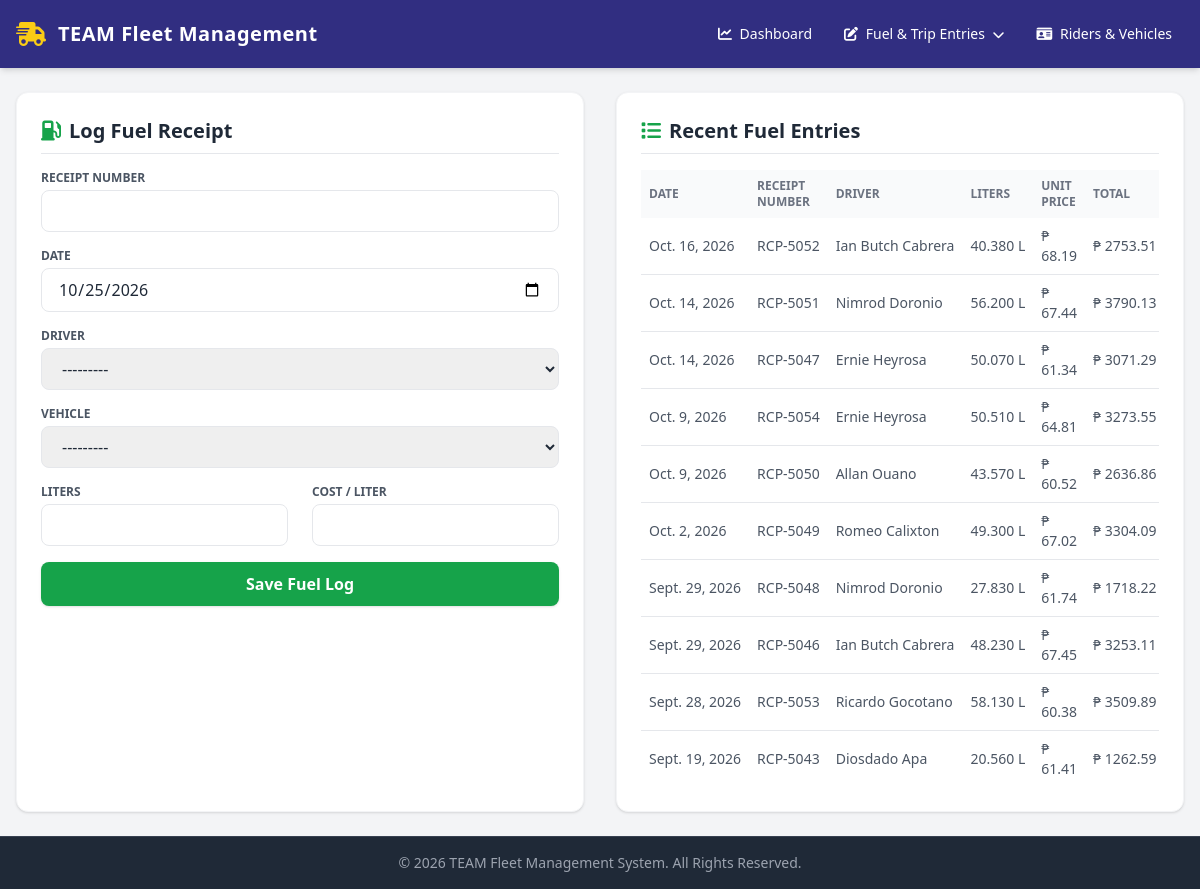
/legacy/entries/fuel/, run on an earlier commit of the app's database.
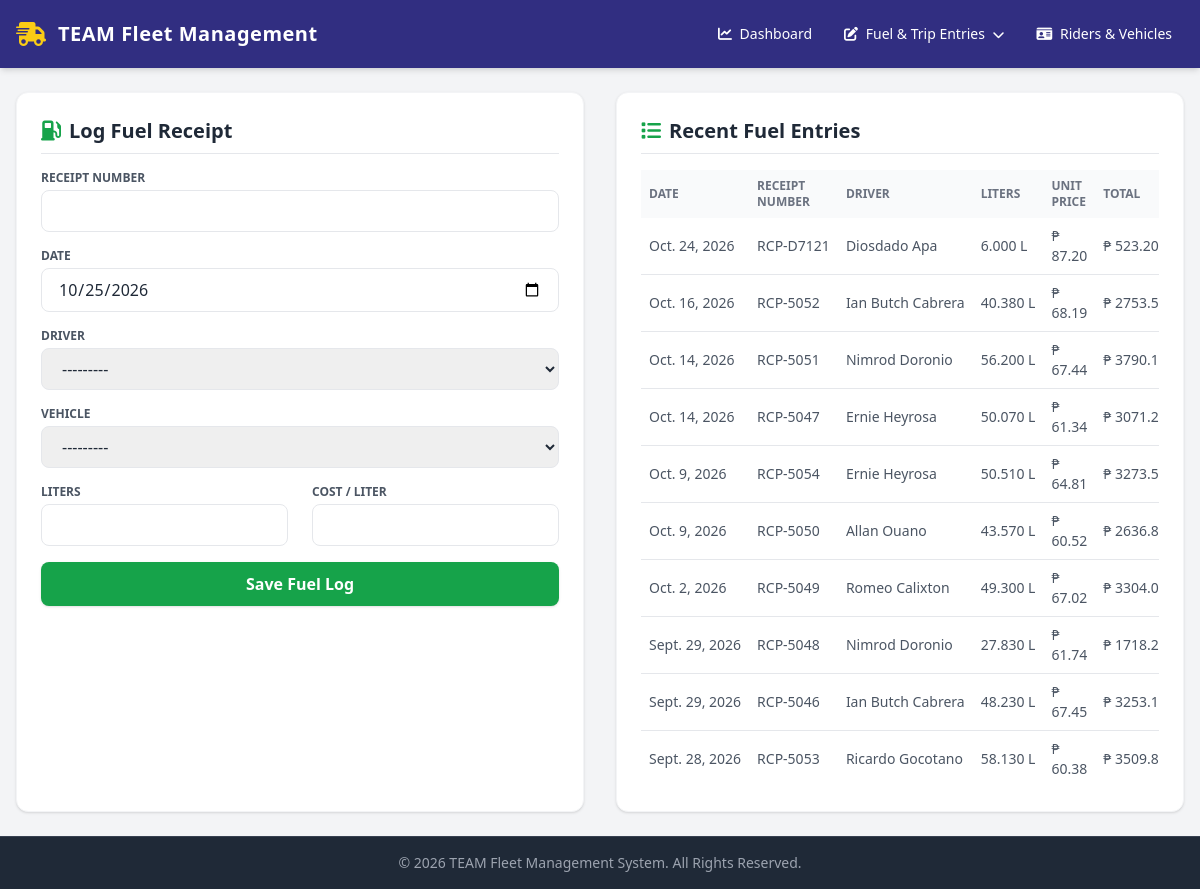
And on a later commit of the database.
### apps/fleet/models.py (models this page shows, shortened)
class FuelLog(models.Model):
    receipt_number = models.CharField(
        max_length=100, blank=True, null=True, verbose_name="Receipt / Invoice Number"
    )
    date = models.DateField(default=timezone.now)
    fuel_station = models.CharField(max_length=150, verbose_name="Gas Station / Vendor")
    driver = models.ForeignKey(
        Rider, on_delete=models.CASCADE, related_name="fuel_logs"
    )
    vehicle = models.ForeignKey(
        Vehicle, on_delete=models.CASCADE, related_name="fuel_logs"
    )
    liters = models.DecimalField(
        max_digits=10, decimal_places=3, verbose_name="Liters Pumped"
    )
    cost_per_liter = models.DecimalField(
        max_digits=10, decimal_places=2, verbose_name="Cost per Liter"
    )
    total_amount = models.DecimalField(
        max_digits=12, decimal_places=2, verbose_name="Total Amount"
    )
    odometer_reading = models.FloatField(default=0.0)
    notes = models.TextField(blank=True, default="")
    class Meta:
        verbose_name = "Fuel Log"
        verbose_name_plural = "Fuel Logs"
        ordering = ["-date", "-id"]

class Rider(models.Model):
    STATUS_CHOICES = [
        ("Active", "Active"),
        ("On Leave", "On Leave"),
        ("Inactive", "Inactive"),
    ]
    driver_name = models.CharField(max_length=150, verbose_name="Driver / Rider Name")
    assigned_vehicle = models.ForeignKey(
        Vehicle,
        on_delete=models.SET_NULL,
        null=True,
        blank=True,
        related_name="assigned_riders",
    )
    status = models.CharField(
        max_length=20, choices=STATUS_CHOICES, default="Active", verbose_name="Status"
    )
    license_number = models.CharField(max_length=50, blank=True, default="")
    contact_number = models.CharField(max_length=30, blank=True, default="")
    safety_score = models.FloatField(default=95.0)
    total_trips = models.IntegerField(default=0)
    total_distance = models.FloatField(default=0.0)
    def __str__(self):
        return self.driver_name

### apps/fleet/views.py (the view)
# urls.py: path('legacy/entries/fuel/', views.fuel_entry_view, name='fuel_entry'),
def fuel_entry_view(request):
    fuel_form = FuelLogForm(request.POST or None, prefix="fuel")
    if request.method == "POST":
        if fuel_form.is_valid():
            fuel_form.save()
            messages.success(request, "Fuel Log logged successfully!")
            return redirect("fuel_entry")
        messages.error(request, "Please fix errors in the submitted form.")
    recent_fuel = FuelLog.objects.select_related("driver", "vehicle").order_by("-date", "-id")[:10]
    return render(
        request, "fleet/fuel_entry_form.html",
        {"fuel_form": fuel_form, "recent_fuel": recent_fuel}
    )

### apps/fleet/models.py (called while the page is built)
    def __str__(self):
        return f"{self.vehicle_make} {self.vehicle_model} ({self.plate_number})"

### apps/fleet/templates/fleet/fuel_entry_form.html (shortened to what this page needs)
{% extends 'fleet/base.html' %}  {% block content %}
<div class="grid grid-cols-1 lg:grid-cols-2 gap-8">
  <div class="bg-white p-6 rounded-xl shadow border border-gray-100">
    <h2
      class="text-xl font-bold text-gray-800 mb-4 pb-2 border-b flex items-center"
    >
      <i class="fa-solid fa-gas-pump text-green-600 mr-2"></i> Log Fuel Receipt
    </h2>
    <form method="POST" action="" class="space-y-4">
      <div>
        <label class="block text-xs font-semibold uppercase text-gray-600 mb-1"
          >Receipt Number</label
        >
        {{ fuel_form.receipt_number }}
      </div>
      <div>
        <label class="block text-xs font-semibold uppercase text-gray-600 mb-1"
          >Date</label
        >
        {{ fuel_form.date }}
      </div>
      <div>
        <label class="block text-xs font-semibold uppercase text-gray-600 mb-1"
          >Driver</label
        >
        {{ fuel_form.driver }}
      </div>
      <div>
        <label class="block text-xs font-semibold uppercase text-gray-600 mb-1"
          >Vehicle</label
        >
        {{ fuel_form.vehicle }}
      </div>
      <div class="grid grid-cols-1 sm:grid-cols-2 gap-6">
        <div>
          <label
            class="block text-xs font-semibold uppercase text-gray-600 mb-1"
            >Liters</label
          >
          {{ fuel_form.liters }}
        </div>
        <div>
          <label
            class="block text-xs font-semibold uppercase text-gray-600 mb-1"
            >Cost / Liter</label
          >
          {{ fuel_form.cost_per_liter }}
        </div>
      </div>
      <button
        type="submit"
        class="w-full bg-green-600 hover:bg-green-700 text-white py-2.5 rounded-lg font-bold shadow transition"
      >
        Save Fuel Log
      </button>
    </form>
  </div>
  <div class="bg-white p-6 rounded-xl shadow border border-gray-100">
    <h2
      class="text-xl font-bold text-gray-800 mb-4 pb-2 border-b flex items-center"
    >
      <i class="fa-solid fa-list text-green-600 mr-2"></i> Recent Fuel Entries
    </h2>
    <div class="overflow-x-auto">
      <table class="w-full text-left text-sm text-gray-600">
        <thead class="bg-gray-50 text-xs uppercase text-gray-500">
          <tr>
            <th class="p-2">Date</th>
            <th class="p-2">Receipt Number</th>
            <th class="p-2">Driver</th>
            <th class="p-2">Liters</th>
            <th class="p-2">Unit Price</th>
            <th class="p-2">Total</th>
          </tr>
        </thead>
        <tbody class="divide-y">
          {% for fuel in recent_fuel %}
          <tr>
            <td class="p-2 whitespace-nowrap">{{ fuel.date }}</td>
            <td class="p-2 whitespace-nowrap">{{ fuel.receipt_number }}</td>
            <td class="p-2 whitespace-nowrap">{{ fuel.driver.driver_name }}</td>
            <td class="p-2 whitespace-nowrap">{{ fuel.liters }} L</td>
            <td class="p-2">₱ {{ fuel.cost_per_liter|floatformat:2 }}</td>
            <td class="p-2 whitespace-nowrap">
              ₱ {{ fuel.total_amount|floatformat:2 }}
            </td>
          </tr>
          {% empty %}
          <tr>
            <td colspan="6" class="p-4 text-center text-gray-400">
              No fuel entries logged yet.
            </td>
          </tr>
          {% endfor %}
        </tbody>
      </table>
    </div>
  </div>
</div>
{% endblock %}

What changed in the data, as far as the page shows it:
no longer on this page (row unchanged): FuelLog: date "Sept. 19, 2026", receipt_number "RCP-5043", driver.driver_name "Diosdado Apa", liters "20.560", cost_per_liter "61.41", total_amount "1262.59"
added FuelLog: date "Oct. 24, 2026", receipt_number "RCP-D7121", driver.driver_name "Diosdado Apa", liters "6.000", cost_per_liter "87.20", total_amount "523.20"
